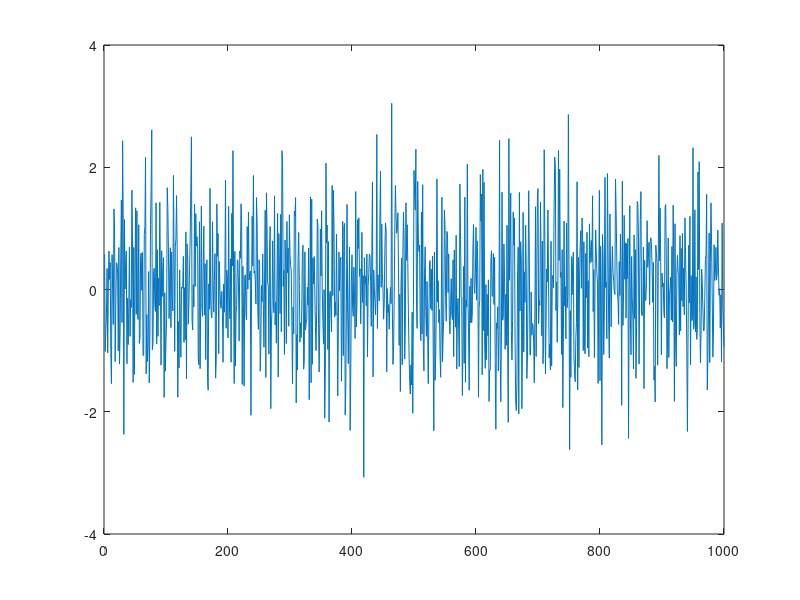

The MATLAB script that drew this image:
%%%%%%%%%%%%%%%%%%%%%%%%%%%%%%%%%%%%%%%%%%
%1 Random signals and stochastic processes
%1.1 statistical estimation
%%%%%%%%%%%%%%%%%%%%%%%%%%%%%%%%%%%%%%%%%%
%1.1.5
%repeat part 1
N=1000;
x=randn(N,1);
figure
plot(x);
s_m=mean(x);
%repeat part 2
std=std(x);
